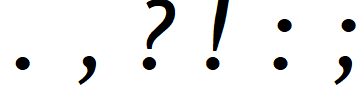
#> input picture font_line/line_03.png, 356 x 86 px, found by its file name
$ jupyter execute --allow-errors 'data set creater.ipynb'
#> lines starting #> are read from the running program, lines starting #| are printed output that depends on the picture; after the words box and inside, x2 and y2 are one past the last pixel; in counts of white or black regions, pixels touching at a corner belong together
# 객체지향언어와 실습 프로젝트
### data creater
2017112160 조민식
2017112203 윤기복
2017112207 이건우

라이브러리를 임포트하고 cv2의 버전을 확인합니다.

[cell 1]
import cv2
import os
import numpy as np
import matplotlib.pyplot as plt
import shutil
print(cv2.__version__)

폰트 리스트를 확인합니다.

[cell 2]
path='C:\\Users\\YKB\\Desktop\\project\\font'
font_array=os.listdir(path)
print(font_array)

데이터를 만들 폰트를 고릅니다.

[cell 3]
index=31
#> (the rest of this cell did not finish here and is left out)

폰트를 이미지로 불러와 확인합니다.

#> (a cell that did not finish here is left out)

폰트 이미지에서 줄을 추출합니다. 트랙바 이미지가 실행됩니다.

[cell 5]
fig, ax=plt.subplots(2,2,figsize=(10,10))# 그림을 여러개 그리기 위한 fig 생성

#> (the rest of this cell did not finish here and is left out)

추출한 줄을 둘러싸는 사각형대로 슬라이싱하고 생성된 줄 이미지를 저장합니다.

[cell 6]
path='C:\\Users\\YKB\\Desktop\\project\\'

#> (the rest of this cell did not finish here and is left out)

같은 작업을 반복하여 줄에서 문자를 추출합니다.

[cell 7]
#예시 이미지 처리
row=1
column=1
example=cv2.imread("font_line\\line_03.png")# 예시 이미지
#> example is the input picture: shape (86, 356, 3); mean B, G, R 235.7, 235.7, 235.7
example_gray = cv2.cvtColor(example, cv2.COLOR_BGR2GRAY)
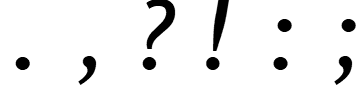
#> example_gray: shape (86, 356); min 0, max 255, mean 235.7
example_blur = cv2.GaussianBlur(example_gray, (1, 1), 0)
ret, example_th = cv2.threshold(example_blur, 127, 255, cv2.THRESH_BINARY_INV)
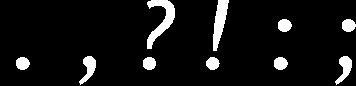
#> example_th: shape (86, 356); 7.6% white; 10 white regions, largest, box (x1, y1, x2, y2) and area: (147, 0, 175, 49) 549, (213, 0, 229, 51) 452, (79, 56, 96, 85) 238

def nothing(x):
    pass

cv2.namedWindow('kernel')
cv2.createTrackbar('row','kernel',1,100,nothing)
cv2.createTrackbar('column','kernel',1,100,nothing)
cv2.setTrackbarPos('row','kenel',1)
cv2.setTrackbarPos('column','kenel',1)

while cv2.waitKey(1)!=ord('q'):
#> (key q is pressed here)
    row=cv2.getTrackbarPos('row','kernel')
    column=cv2.getTrackbarPos('column','kernel')
    rect_kernel = cv2.getStructuringElement(cv2.MORPH_RECT, (row+1, column+1))
    img_threshed = cv2.morphologyEx(example_th, cv2.MORPH_CLOSE, rect_kernel)
    cv2.imshow('kernel',img_threshed)
cv2.destroyAllWindows()

# 줄에서 문자 추출
path='C:\\Users\\YKB\\Desktop\\project\\'
num=0 # 줄을 세는 변수
i=0 #문자를 세는 변수
#> (the rest of this cell did not finish here and is left out)
